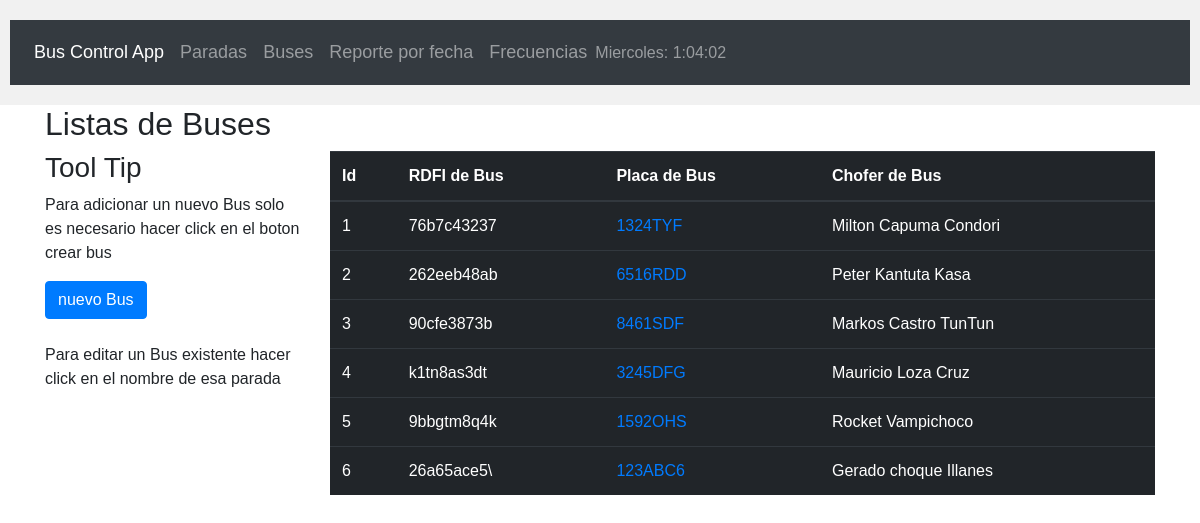
The app's page /buses/, older data.
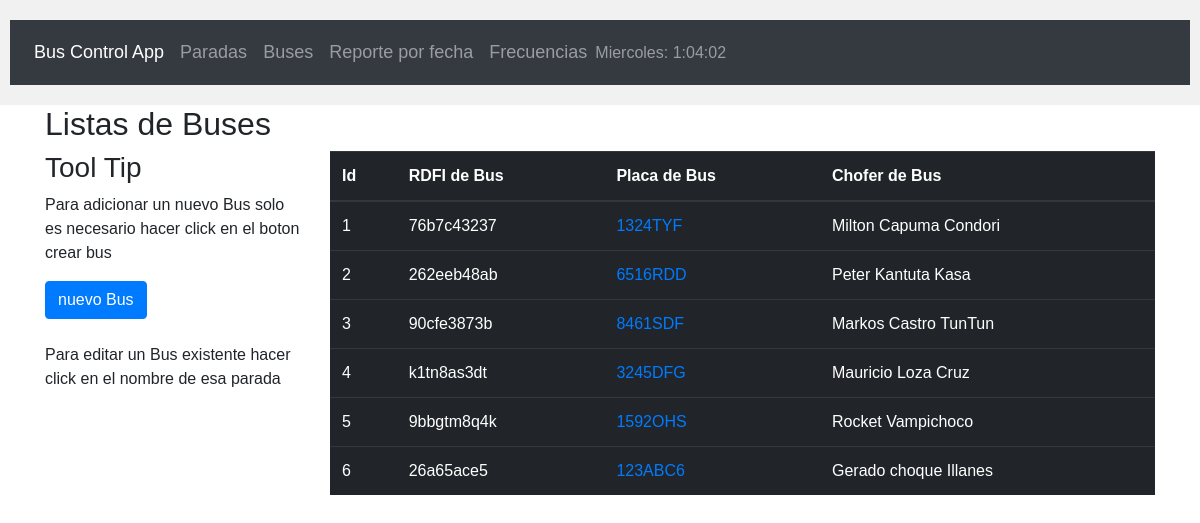
The same page, newer data.
### db_setup.py (models this page shows, shortened)
class Bus(Base): # parent
    __tablename__ = 'bus' # left - The left side of the relationship references the association object via one-to-many,
    id = Column(Integer, primary_key=True)
    bus_Hex = Column(String(15), nullable=False)
    bus_Placa = Column(String(7), nullable=False)
    bus_chofer = Column(String(100), nullable=False)

### mainapp.py (the view)
@app.route('/buses/')
def busesPage():
    totalBuses = session.query(Bus).all()
    return render_template('buses.html', appBuses=totalBuses)

### templates/buses.html (shortened to what this page needs)
{% extends "start.html" %}
{% block content %}
<h2>Listas de Buses</h2>
<div class="row">
    <div class="col-sm-3">
        <h3>Tool Tip</h3>
        <p>
            Para adicionar un nuevo Bus solo es necesario hacer click en el boton crear bus
        </p>
        <button type="button" class="btn btn-primary" data-toggle="modal" data-target="#paradaModal">
        nuevo Bus</button>
        <br><br>
        <p>
            Para editar un Bus existente hacer click en el nombre de esa parada
        </p>
    </div>
    <div class="col-sm-9">
        <table class="table table-dark table-hover">
            <thead>
                <tr>
                    <th>Id</th>
                    <th>RDFI de Bus</th>
                    <th>Placa de Bus</th>
                    <th>Chofer de Bus</th>
                </tr>
            </thead>
            <tbody>
                {% for bus in appBuses %}
                <tr>
                    <td>
                        {{bus.id}}
                    </td>
                    <td>
                        {{bus.bus_Hex}}
                    </td>
                    <td>
                        <a href="{{url_for('editBus', busPlaca=bus.bus_Placa)}}" data-toggle="tooltip" data-placement="right" title="Editar | Borrar">{{bus.bus_Placa}}</a>
                    </td>
                    <td>
                        {{bus.bus_chofer}}
                    </td>
                </tr>
                {% endfor %}
            </tbody>
        </table>
    </div>
</div>
{% endblock %}

### templates/start.html (shortened to what this page needs)
<!DOCTYPE html>
<html>
<head>
    <link rel="stylesheet" href="https://maxcdn.bootstrapcdn.com/bootstrap/4.1.3/css/bootstrap.min.css">
    <link rel="stylesheet" href="https://cdnjs.cloudflare.com/ajax/libs/font-awesome/4.7.0/css/font-awesome.min.css">
    <link rel="stylesheet" href="{{ url_for('static', filename='css/newFormat.css') }}">
</head>
<body onload="startTime()">
    <div class="header">
        <nav class="navbar navbar-expand-sm bg-dark navbar-dark sticky-top">
            <ul class="navbar-nav">
                <li class="nav-item active">
                    <a class="nav-link" href="{{url_for('mainPage')}}">Bus Control App</a>
                </li>
                <li class="nav-item">
                    <a class="nav-link" href="{{url_for('ParadasPage')}}">Paradas</a>
                </li>
                <li class="nav-item">
                    <a class="nav-link" href="{{url_for('busesPage')}}">Buses</a>
                </li>
                <li class="nav-item">
                    <a class="nav-link" href="{{url_for('repDate')}}">Reporte por fecha</a>
                </li>
                <li class="nav-item">
                    <a class="nav-link" href="{{url_for('frequencies')}}">Frecuencias</a>
                </li>
            </ul>
            <span class="navbar-text" id="cTime">
            </span>
        </nav>
    </div>
    <div class="container">
        {% block content %}
        {% endblock %}
    </div>
</body>
</html>

### static/css/newFormat.css (style rules this page uses)
* { box-sizing: border-box; }
body { margin: 0; font-family: Arial; }
.header { overflow: hidden; background-color: #f1f1f1; padding: 20px 10px; }
.header a { text-align: center; padding: 12px; text-decoration: none; font-size: 18px; line-height: 25px; border-radius: 4px; }

Row changes from the older to the newer data that the page shows:
changed Bus "123ABC6": bus_Hex "26a65ace5\\" → "26a65ace5"
